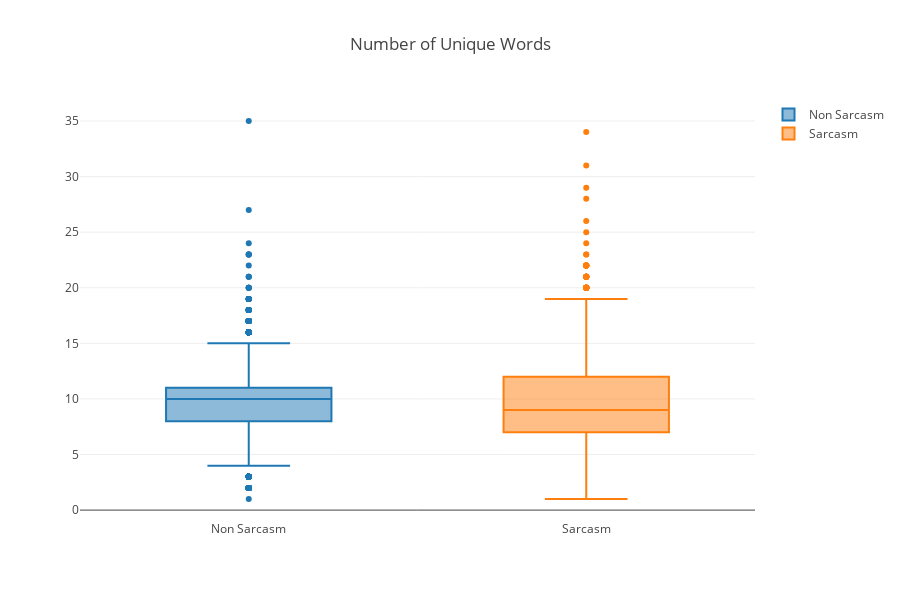

Notebook cell for this chart:
### Code cell
trace0 = go.Box(y = df[df['is_sarcastic'] == 0]['unique_num_words'], name = 'Non Sarcasm')
trace1 = go.Box(y = df[df['is_sarcastic'] == 1]['unique_num_words'], name = 'Sarcasm')
data = [trace0, trace1]
layout = go.Layout(title = 'Number of Unique Words',
                   width = 900,
                   height = 600)
fig = go.Figure(data, layout)
pyo.offline.iplot(fig)

### Figure 1 — Plotly figure (JSON) as saved in the notebook; plotly's stock layout.template omitted (floating-point values rounded to 4 significant figures; data arrays with more than 128 entries replaced by an {"elided": "..."} marker saying what was removed)
{"data": [{"name": "Non Sarcasm", "type": "box", "uid": "fb772725-64e9-4f41-a873-1d26b5c271c2", "y": {"elided": "14985 int values"}}, {"name": "Sarcasm", "type": "box", "uid": "8c11868a-489e-4b11-9318-078e5449838f", "y": {"elided": "11724 int values"}}], "layout": {"height": 600, "title": {"text": "Number of Unique Words"}, "width": 900}}
